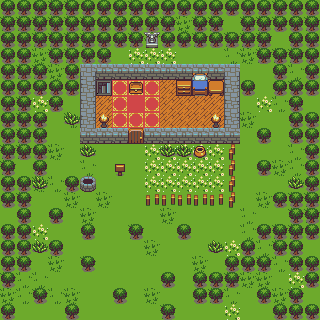

A level layout from a 2D game, rendered from its tile map. Below: a short description, then the map file with its tile-grid data intact:
An orthogonal 20x20 tile map with 16x16 px tiles, 2 tile layers (Tile Layer 1, Tile Layer 2).

<map version="1.9" tiledversion="1.9.2" orientation="orthogonal" renderorder="right-down" width="20" height="20" tilewidth="16" tileheight="16" infinite="0" nextlayerid="4" nextobjectid="1">
 <tileset firstgid="1" source="basictiles.tsx" />
 <layer id="1" name="Tile Layer 1" width="20" height="20">
  <data encoding="csv">
12,12,12,66,66,12,12,12,66,12,12,12,12,12,12,12,12,65,12,12,
66,66,66,65,65,66,12,12,12,12,66,66,65,66,12,66,66,65,12,66,
12,12,66,66,65,66,12,12,66,66,12,12,66,12,66,66,66,12,12,12,
12,12,66,66,66,12,12,12,13,13,13,12,12,12,65,66,66,66,66,12,
12,66,66,66,12,4,1,1,1,1,1,1,1,1,4,12,12,12,65,12,
12,12,12,12,12,2,58,18,18,18,9,9,9,9,2,12,12,12,65,12,
12,66,13,12,12,2,9,18,10,18,9,9,9,9,2,12,13,65,12,12,
12,65,12,12,65,2,9,18,18,18,9,9,9,9,2,66,12,12,12,12,
12,66,12,12,12,3,1,1,9,1,1,1,1,1,3,12,12,12,12,12,
66,66,12,66,12,12,12,12,12,13,13,13,13,13,12,12,12,12,65,12,
66,12,12,12,12,65,12,12,12,13,13,13,13,13,12,12,12,66,65,12,
12,12,66,65,12,12,12,12,12,13,13,13,13,13,12,12,12,12,12,12,
12,65,12,12,66,12,66,12,12,12,12,12,12,12,12,12,66,12,65,66,
12,12,12,12,12,66,12,12,12,12,66,12,12,12,12,65,12,12,65,66,
12,12,13,12,12,12,12,12,66,12,12,12,12,12,12,65,12,66,66,12,
12,12,12,12,12,12,12,12,12,66,12,12,12,12,13,12,65,65,12,12,
12,65,12,66,12,65,12,12,12,12,12,12,66,12,12,12,66,65,12,12,
65,65,65,12,12,12,12,12,12,12,12,12,12,12,66,66,66,12,13,12,
66,65,65,65,66,12,12,12,12,66,12,12,12,66,65,12,12,66,65,12,
12,12,12,12,12,12,12,12,12,12,66,12,12,12,13,12,12,12,12,12
</data>
 </layer>
 <layer id="2" name="Tile Layer 2" width="20" height="20">
  <data encoding="csv">
39,39,39,39,39,39,39,39,39,39,39,39,39,39,39,39,39,39,39,39,
39,39,39,39,39,39,39,39,39,39,39,0,39,39,0,39,39,39,39,39,
39,39,39,39,39,39,39,39,39,48,39,39,39,39,39,39,39,0,39,39,
39,39,0,39,39,39,39,0,0,0,0,0,0,0,0,0,39,39,39,39,
39,39,39,0,39,0,0,0,0,0,0,0,46,0,0,0,0,39,0,39,
39,39,39,39,39,0,0,0,37,0,0,56,54,55,0,39,0,39,39,39,
39,39,0,39,0,0,0,0,0,0,0,0,0,0,0,0,0,0,39,0,
39,39,39,0,21,0,61,0,0,0,0,0,0,61,0,0,0,0,39,39,
39,39,39,0,0,0,0,0,49,0,0,0,0,0,0,0,39,0,39,39,
39,39,39,0,0,21,0,0,0,0,21,21,28,0,60,0,0,0,0,39,
39,0,39,0,0,0,0,68,0,0,0,0,0,0,60,0,39,0,0,39,
39,39,21,0,39,32,0,0,0,0,0,0,0,0,60,0,0,0,21,39,
39,39,0,0,0,0,0,0,0,52,52,52,52,52,60,0,0,39,39,39,
0,39,0,39,0,0,0,0,0,0,0,0,0,0,0,0,0,0,39,39,
39,39,0,0,0,39,0,0,39,0,0,39,0,0,0,0,39,39,39,39,
39,39,21,39,0,0,0,0,0,0,0,0,0,21,0,39,0,39,39,0,
39,39,0,0,0,39,0,0,0,0,0,0,0,0,39,39,39,0,39,39,
39,0,0,0,0,0,0,0,0,0,39,0,39,39,39,0,0,0,0,39,
0,0,39,0,0,0,0,39,0,0,0,0,39,39,0,0,39,0,39,0,
39,0,0,0,39,0,0,0,0,0,39,0,0,0,0,0,0,39,39,39
</data>
 </layer>
</map>
